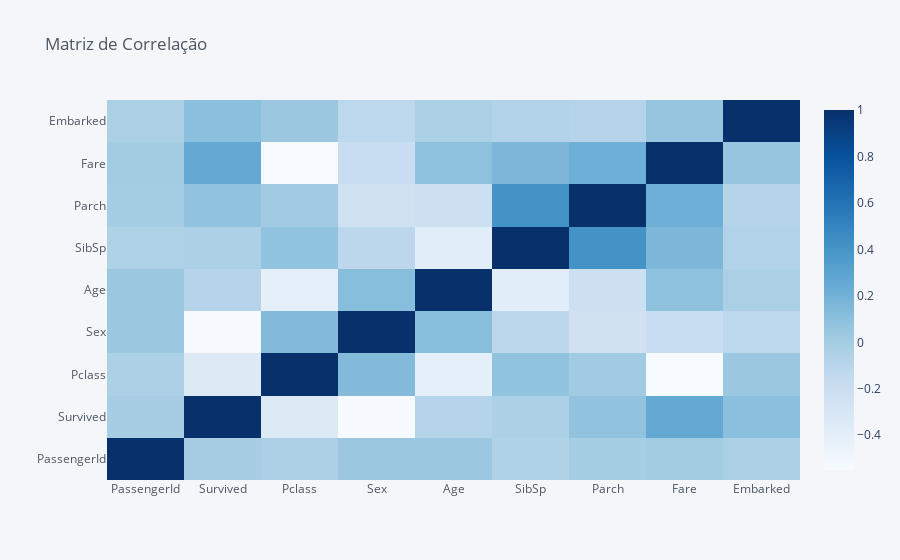

Notebook cell for this chart:
### Code cell
# Matriz de Correlação
df.corr().iplot(kind='heatmap',colorscale="Blues",title="Matriz de Correlação")

### Figure 1 — Plotly figure (JSON) as saved in the notebook; plotly's stock layout.template omitted (floating-point values rounded to 4 significant figures)
{"data": [{"colorscale": [[0, "rgb(247,251,255)"], [0.125, "rgb(222,235,247)"], [0.25, "rgb(198,219,239)"], [0.375, "rgb(158,202,225)"], [0.5, "rgb(107,174,214)"], [0.625, "rgb(66,146,198)"], [0.75, "rgb(33,113,181)"], [0.875, "rgb(8,81,156)"], [1, "rgb(8,48,107)"]], "type": "heatmap", "x": ["PassengerId", "Survived", "Pclass", "Sex", "Age", "SibSp", "Parch", "Fare", "Embarked"], "y": ["PassengerId", "Survived", "Pclass", "Sex", "Age", "SibSp", "Parch", "Fare", "Embarked"], "z": [[1, -0.005007, -0.03514, 0.04294, 0.04274, -0.05753, -0.001652, 0.01266, -0.03062], [-0.005007, 1, -0.3385, -0.5434, -0.08143, -0.03532, 0.08163, 0.2573, 0.109], [-0.03514, -0.3385, 1, 0.1319, -0.4062, 0.08308, 0.01844, -0.5495, 0.043], [0.04294, -0.5434, 0.1319, 1, 0.1177, -0.1146, -0.2455, -0.1823, -0.119], [0.04274, -0.08143, -0.4062, 0.1177, 1, -0.3805, -0.2195, 0.09207, -0.03059], [-0.05753, -0.03532, 0.08308, -0.1146, -0.3805, 1, 0.4148, 0.1597, -0.0608], [-0.001652, 0.08163, 0.01844, -0.2455, -0.2195, 0.4148, 1, 0.2162, -0.07951], [0.01266, 0.2573, -0.5495, -0.1823, 0.09207, 0.1597, 0.2162, 1, 0.06383], [-0.03062, 0.109, 0.043, -0.119, -0.03059, -0.0608, -0.07951, 0.06383, 1]], "zmax": 1, "zmin": -0.5495}], "layout": {"legend": {"bgcolor": "#F5F6F9", "font": {"color": "#4D5663"}}, "paper_bgcolor": "#F5F6F9", "plot_bgcolor": "#F5F6F9", "title": {"font": {"color": "#4D5663"}, "text": "Matriz de Correlação"}, "xaxis": {"gridcolor": "#E1E5ED", "showgrid": true, "tickfont": {"color": "#4D5663"}, "title": {"font": {"color": "#4D5663"}, "text": ""}, "zerolinecolor": "#E1E5ED"}, "yaxis": {"gridcolor": "#E1E5ED", "showgrid": true, "tickfont": {"color": "#4D5663"}, "title": {"font": {"color": "#4D5663"}, "text": ""}, "zerolinecolor": "#E1E5ED"}}}
